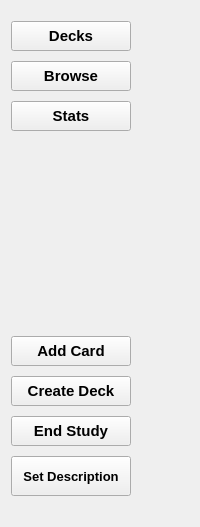
     <widget class="QWidget" name="buttons" native="true">
      <property name="sizePolicy">
       <sizepolicy hsizetype="Preferred" vsizetype="Preferred">
        <horstretch>0</horstretch>
        <verstretch>0</verstretch>
       </sizepolicy>
      </property>
      <layout class="QVBoxLayout" name="verticalLayout">
       <property name="spacing">
        <number>5</number>
       </property>
       <property name="leftMargin">
        <number>11</number>
       </property>
       <property name="topMargin">
        <number>11</number>
       </property>
       <property name="rightMargin">
        <number>11</number>
       </property>
       <property name="bottomMargin">
        <number>11</number>
       </property>
       <item>
        <spacer name="verticalSpacer_2">
         <property name="orientation">
          <enum>Qt::Orientation::Vertical</enum>
         </property>
         <property name="sizeType">
          <enum>QSizePolicy::Policy::Preferred</enum>
         </property>
         <property name="sizeHint" stdset="0">
          <size>
           <width>20</width>
           <height>10</height>
          </size>
         </property>
        </spacer>
       </item>
       <item>
        <widget class="QWidget" name="widget_2" native="true">
         <layout class="QVBoxLayout" name="verticalLayout_3">
          <property name="spacing">
           <number>10</number>
          </property>
          <property name="leftMargin">
           <number>0</number>
          </property>
          <property name="topMargin">
           <number>0</number>
          </property>
          <property name="rightMargin">
           <number>0</number>
          </property>
          <property name="bottomMargin">
           <number>0</number>
          </property>
          <item>
           <widget class="QPushButton" name="DecksButton">
            <property name="sizePolicy">
             <sizepolicy hsizetype="Fixed" vsizetype="Fixed">
              <horstretch>0</horstretch>
              <verstretch>0</verstretch>
             </sizepolicy>
            </property>
            <property name="minimumSize">
             <size>
              <width>80</width>
              <height>30</height>
             </size>
            </property>
            <property name="maximumSize">
             <size>
              <width>120</width>
              <height>40</height>
             </size>
            </property>
            <property name="font">
             <font>
              <pointsize>11</pointsize>
              <bold>true</bold>
             </font>
            </property>
            <property name="text">
             <string>Decks</string>
            </property>
           </widget>
          </item>
          <item>
           <widget class="QPushButton" name="BrowseButton">
            <property name="sizePolicy">
             <sizepolicy hsizetype="Fixed" vsizetype="Fixed">
              <horstretch>0</horstretch>
              <verstretch>0</verstretch>
             </sizepolicy>
            </property>
            <property name="minimumSize">
             <size>
              <width>80</width>
              <height>30</height>
             </size>
            </property>
            <property name="maximumSize">
             <size>
              <width>120</width>
              <height>40</height>
             </size>
            </property>
            <property name="font">
             <font>
              <pointsize>11</pointsize>
              <bold>true</bold>
             </font>
            </property>
            <property name="text">
             <string>Browse</string>
            </property>
           </widget>
          </item>
          <item>
           <widget class="QPushButton" name="StatsButton">
            <property name="sizePolicy">
             <sizepolicy hsizetype="Fixed" vsizetype="Fixed">
              <horstretch>0</horstretch>
              <verstretch>0</verstretch>
             </sizepolicy>
            </property>
            <property name="minimumSize">
             <size>
              <width>80</width>
              <height>30</height>
             </size>
            </property>
            <property name="maximumSize">
             <size>
              <width>120</width>
              <height>40</height>
             </size>
            </property>
            <property name="font">
             <font>
              <pointsize>11</pointsize>
              <bold>true</bold>
             </font>
            </property>
            <property name="text">
             <string>Stats</string>
            </property>
           </widget>
          </item>
         </layout>
        </widget>
       </item>
       <item>
        <spacer name="seperator_2">
         <property name="orientation">
          <enum>Qt::Orientation::Vertical</enum>
         </property>
         <property name="sizeType">
          <enum>QSizePolicy::Policy::Preferred</enum>
         </property>
         <property name="sizeHint" stdset="0">
          <size>
           <width>100</width>
           <height>200</height>
          </size>
         </property>
        </spacer>
       </item>
       <item>
        <widget class="QWidget" name="widget_3" native="true">
         <layout class="QVBoxLayout" name="verticalLayout_4">
          <property name="spacing">
           <number>10</number>
          </property>
          <property name="leftMargin">
           <number>0</number>
          </property>
          <property name="topMargin">
           <number>0</number>
          </property>
          <property name="rightMargin">
           <number>0</number>
          </property>
          <property name="bottomMargin">
           <number>0</number>
          </property>
          <item>
           <widget class="QPushButton" name="AddCardButton">
            <property name="sizePolicy">
             <sizepolicy hsizetype="Fixed" vsizetype="Fixed">
              <horstretch>0</horstretch>
              <verstretch>0</verstretch>
             </sizepolicy>
            </property>
            <property name="minimumSize">
             <size>
              <width>80</width>
              <height>30</height>
             </size>
            </property>
            <property name="maximumSize">
             <size>
              <width>120</width>
              <height>40</height>
             </size>
            </property>
            <property name="font">
             <font>
              <pointsize>11</pointsize>
              <bold>true</bold>
             </font>
            </property>
            <property name="text">
             <string>Add Card</string>
            </property>
           </widget>
          </item>
          <item>
           <widget class="QPushButton" name="CreateDeckButton">
            <property name="sizePolicy">
             <sizepolicy hsizetype="Fixed" vsizetype="Fixed">
              <horstretch>0</horstretch>
              <verstretch>0</verstretch>
             </sizepolicy>
            </property>
            <property name="minimumSize">
             <size>
              <width>80</width>
              <height>30</height>
             </size>
            </property>
            <property name="maximumSize">
             <size>
              <width>120</width>
              <height>40</height>
             </size>
            </property>
            <property name="font">
             <font>
              <pointsize>11</pointsize>
              <bold>true</bold>
             </font>
            </property>
            <property name="text">
             <string>Create Deck</string>
            </property>
           </widget>
          </item>
          <item>
           <widget class="QPushButton" name="EndStudyButton">
            <property name="sizePolicy">
             <sizepolicy hsizetype="Fixed" vsizetype="Fixed">
              <horstretch>0</horstretch>
              <verstretch>0</verstretch>
             </sizepolicy>
            </property>
            <property name="minimumSize">
             <size>
              <width>80</width>
              <height>30</height>
             </size>
            </property>
            <property name="maximumSize">
             <size>
              <width>120</width>
              <height>40</height>
             </size>
            </property>
            <property name="font">
             <font>
              <pointsize>11</pointsize>
              <bold>true</bold>
             </font>
            </property>
            <property name="text">
             <string>End Study</string>
            </property>
           </widget>
          </item>
          <item>
           <widget class="QPushButton" name="SetDescriptionButton">
            <property name="sizePolicy">
             <sizepolicy hsizetype="Fixed" vsizetype="Fixed">
              <horstretch>0</horstretch>
              <verstretch>0</verstretch>
             </sizepolicy>
            </property>
            <property name="minimumSize">
             <size>
              <width>80</width>
              <height>40</height>
             </size>
            </property>
            <property name="maximumSize">
             <size>
              <width>120</width>
              <height>40</height>
             </size>
            </property>
            <property name="font">
             <font>
              <pointsize>10</pointsize>
              <bold>true</bold>
             </font>
            </property>
            <property name="text">
             <string>Set Description</string>
            </property>
           </widget>
          </item>
         </layout>
        </widget>
       </item>
       <item>
        <spacer name="verticalSpacer_3">
         <property name="orientation">
          <enum>Qt::Orientation::Vertical</enum>
         </property>
         <property name="sizeType">
          <enum>QSizePolicy::Policy::Preferred</enum>
         </property>
         <property name="sizeHint" stdset="0">
          <size>
           <width>20</width>
           <height>20</height>
          </size>
         </property>
        </spacer>
       </item>
      </layout>
     </widget>
